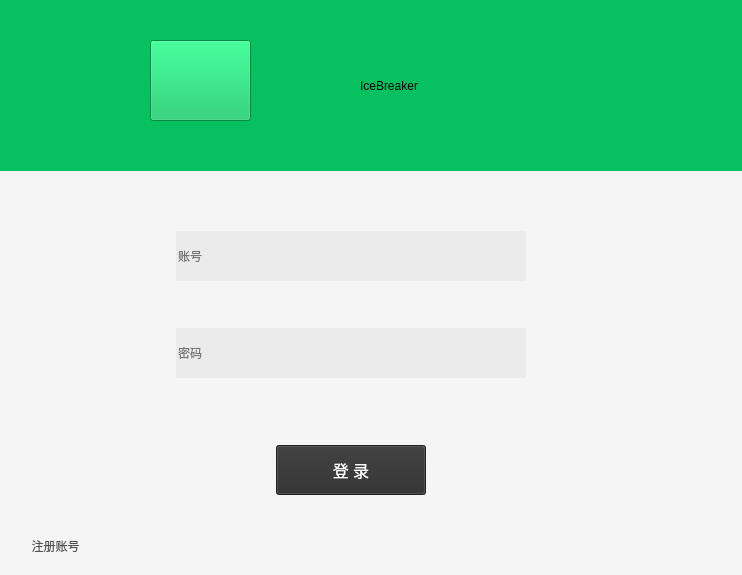
<?xml version="1.0" encoding="UTF-8"?>
<ui version="4.0">
 <class>Signin_Windows</class>
 <widget class="QWidget" name="Signin_Windows">
  <property name="geometry">
   <rect>
    <x>0</x>
    <y>0</y>
    <width>742</width>
    <height>575</height>
   </rect>
  </property>
  <property name="windowTitle">
   <string>Form</string>
  </property>
  <property name="styleSheet">
   <string notr="true">QWidget{
    background:rgb(245,245,245);
    
}

QLineEdit{
	border:none;
	background:rgb(235,235,235);
}
</string>
  </property>
  <widget class="QWidget" name="widget" native="true">
   <property name="geometry">
    <rect>
     <x>0</x>
     <y>0</y>
     <width>751</width>
     <height>171</height>
    </rect>
   </property>
   <property name="sizePolicy">
    <sizepolicy hsizetype="Fixed" vsizetype="Fixed">
     <horstretch>0</horstretch>
     <verstretch>0</verstretch>
    </sizepolicy>
   </property>
   <property name="styleSheet">
    <string notr="true">background-color: rgb(7,193,96);
</string>
   </property>
   <widget class="QWidget" name="widget_3" native="true">
    <property name="geometry">
     <rect>
      <x>0</x>
      <y>0</y>
      <width>120</width>
      <height>80</height>
     </rect>
    </property>
    <widget class="QWidget" name="widget_4" native="true">
     <property name="geometry">
      <rect>
       <x>0</x>
       <y>0</y>
       <width>181</width>
       <height>161</height>
      </rect>
     </property>
     <widget class="QWidget" name="widget_5" native="true">
      <property name="geometry">
       <rect>
        <x>0</x>
        <y>0</y>
        <width>741</width>
        <height>161</height>
       </rect>
      </property>
     </widget>
    </widget>
   </widget>
   <widget class="QPushButton" name="logo">
    <property name="geometry">
     <rect>
      <x>150</x>
      <y>40</y>
      <width>101</width>
      <height>81</height>
     </rect>
    </property>
    <property name="text">
     <string/>
    </property>
   </widget>
   <widget class="QLabel" name="label">
    <property name="geometry">
     <rect>
      <x>360</x>
      <y>50</y>
      <width>261</width>
      <height>71</height>
     </rect>
    </property>
    <property name="styleSheet">
     <string notr="true">font: 75 italic 36pt &quot;Adobe Arabic&quot;;</string>
    </property>
    <property name="text">
     <string>IceBreaker</string>
    </property>
   </widget>
  </widget>
  <widget class="QWidget" name="widget_2" native="true">
   <property name="geometry">
    <rect>
     <x>-20</x>
     <y>120</y>
     <width>761</width>
     <height>471</height>
    </rect>
   </property>
   <property name="sizePolicy">
    <sizepolicy hsizetype="Fixed" vsizetype="Fixed">
     <horstretch>0</horstretch>
     <verstretch>0</verstretch>
    </sizepolicy>
   </property>
   <widget class="QPushButton" name="pushButtonRegster">
    <property name="geometry">
     <rect>
      <x>30</x>
      <y>410</y>
      <width>91</width>
      <height>31</height>
     </rect>
    </property>
    <property name="font">
     <font>
      <family>等线</family>
      <underline>false</underline>
     </font>
    </property>
    <property name="styleSheet">
     <string notr="true">border:none;
color: rgb(82, 82, 82);
background:rgb(245,245,245);</string>
    </property>
    <property name="text">
     <string>注册账号</string>
    </property>
   </widget>
   <widget class="QWidget" name="horizontalLayoutWidget">
    <property name="geometry">
     <rect>
      <x>0</x>
      <y>300</y>
      <width>741</width>
      <height>101</height>
     </rect>
    </property>
    <layout class="QHBoxLayout" name="horizontalLayout">
     <item>
      <spacer name="horizontalSpacer">
       <property name="orientation">
        <enum>Qt::Horizontal</enum>
       </property>
       <property name="sizeHint" stdset="0">
        <size>
         <width>40</width>
         <height>20</height>
        </size>
       </property>
      </spacer>
     </item>
     <item>
      <widget class="QPushButton" name="pushButtonLogin">
       <property name="sizePolicy">
        <sizepolicy hsizetype="Fixed" vsizetype="Fixed">
         <horstretch>0</horstretch>
         <verstretch>0</verstretch>
        </sizepolicy>
       </property>
       <property name="minimumSize">
        <size>
         <width>150</width>
         <height>50</height>
        </size>
       </property>
       <property name="font">
        <font>
         <family>微软雅黑</family>
         <pointsize>12</pointsize>
        </font>
       </property>
       <property name="styleSheet">
        <string notr="true">background-color: rgb(46,46,46);
color: rgb(255, 255, 255);
border-radiux: 505px</string>
       </property>
       <property name="text">
        <string>登 录</string>
       </property>
      </widget>
     </item>
     <item>
      <spacer name="horizontalSpacer_2">
       <property name="orientation">
        <enum>Qt::Horizontal</enum>
       </property>
       <property name="sizeHint" stdset="0">
        <size>
         <width>40</width>
         <height>20</height>
        </size>
       </property>
      </spacer>
     </item>
    </layout>
   </widget>
   <widget class="QWidget" name="horizontalLayoutWidget_2">
    <property name="geometry">
     <rect>
      <x>0</x>
      <y>70</y>
      <width>741</width>
      <height>231</height>
     </rect>
    </property>
    <layout class="QHBoxLayout" name="horizontalLayout_2">
     <item>
      <spacer name="horizontalSpacer_4">
       <property name="orientation">
        <enum>Qt::Horizontal</enum>
       </property>
       <property name="sizeHint" stdset="0">
        <size>
         <width>40</width>
         <height>20</height>
        </size>
       </property>
      </spacer>
     </item>
     <item>
      <layout class="QVBoxLayout" name="verticalLayout">
       <item>
        <widget class="QLineEdit" name="lineEditUsername">
         <property name="sizePolicy">
          <sizepolicy hsizetype="Fixed" vsizetype="Fixed">
           <horstretch>0</horstretch>
           <verstretch>0</verstretch>
          </sizepolicy>
         </property>
         <property name="minimumSize">
          <size>
           <width>350</width>
           <height>50</height>
          </size>
         </property>
         <property name="styleSheet">
          <string notr="true"/>
         </property>
         <property name="inputMask">
          <string/>
         </property>
         <property name="text">
          <string/>
         </property>
         <property name="placeholderText">
          <string>账号</string>
         </property>
        </widget>
       </item>
       <item>
        <widget class="QLineEdit" name="lineEditPassword">
         <property name="sizePolicy">
          <sizepolicy hsizetype="Fixed" vsizetype="Fixed">
           <horstretch>0</horstretch>
           <verstretch>0</verstretch>
          </sizepolicy>
         </property>
         <property name="minimumSize">
          <size>
           <width>350</width>
           <height>50</height>
          </size>
         </property>
         <property name="styleSheet">
          <string notr="true"/>
         </property>
         <property name="inputMask">
          <string/>
         </property>
         <property name="text">
          <string/>
         </property>
         <property name="frame">
          <bool>true</bool>
         </property>
         <property name="echoMode">
          <enum>QLineEdit::Password</enum>
         </property>
         <property name="placeholderText">
          <string>密码</string>
         </property>
        </widget>
       </item>
      </layout>
     </item>
     <item>
      <spacer name="horizontalSpacer_3">
       <property name="orientation">
        <enum>Qt::Horizontal</enum>
       </property>
       <property name="sizeHint" stdset="0">
        <size>
         <width>40</width>
         <height>20</height>
        </size>
       </property>
      </spacer>
     </item>
    </layout>
   </widget>
  </widget>
  <zorder>widget_2</zorder>
  <zorder>widget</zorder>
 </widget>
 <resources/>
 <connections/>
</ui>
